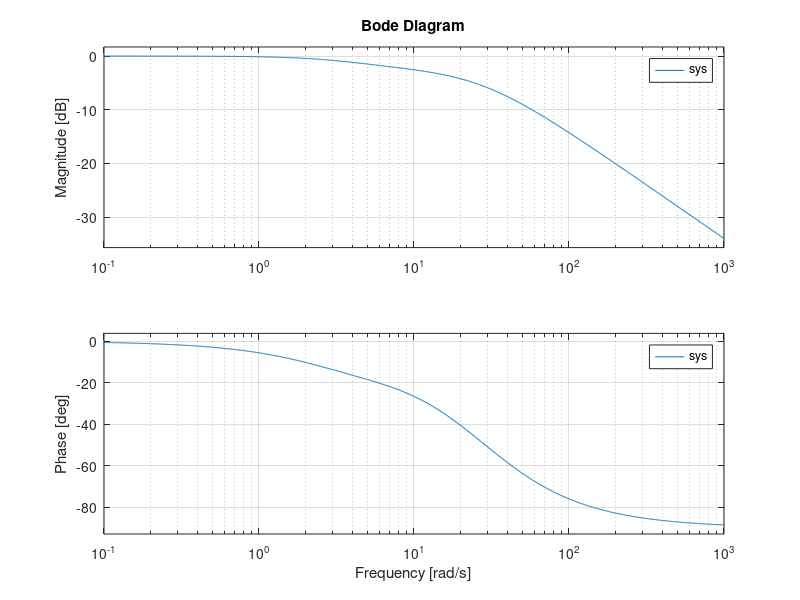

Write MATLAB code to recreate this figure.
Kp=10;
Ki=0;
Kd=2;

s=tf('s');
P=10/(s^2+10*s);

C=pid(Kp,Ki,Kd);
sys=feedback(P*C,1);

step(sys);
bode(sys);

%critical damping zeta=1    
%under damping zeta<1